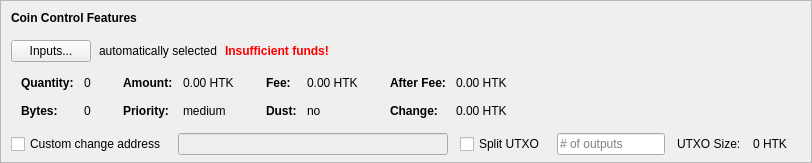
    <widget class="QFrame" name="frameCoinControl">
     <property name="sizePolicy">
      <sizepolicy hsizetype="Expanding" vsizetype="Expanding">
       <horstretch>0</horstretch>
       <verstretch>0</verstretch>
      </sizepolicy>
     </property>
     <property name="maximumSize">
      <size>
       <width>16777215</width>
       <height>16777215</height>
      </size>
     </property>
     <property name="frameShape">
      <enum>QFrame::StyledPanel</enum>
     </property>
     <property name="frameShadow">
      <enum>QFrame::Sunken</enum>
     </property>
     <layout class="QVBoxLayout" name="verticalLayoutCoinControl2">
      <property name="spacing">
       <number>0</number>
      </property>
      <property name="leftMargin">
       <number>0</number>
      </property>
      <property name="topMargin">
       <number>0</number>
      </property>
      <property name="rightMargin">
       <number>0</number>
      </property>
      <property name="bottomMargin">
       <number>6</number>
      </property>
      <item>
       <layout class="QVBoxLayout" name="verticalLayoutCoinControl" stretch="0,0,0,0,1">
        <property name="spacing">
         <number>0</number>
        </property>
        <property name="leftMargin">
         <number>10</number>
        </property>
        <property name="topMargin">
         <number>10</number>
        </property>
        <item>
         <layout class="QHBoxLayout" name="horizontalLayoutCoinControl1">
          <property name="bottomMargin">
           <number>15</number>
          </property>
          <item>
           <widget class="QLabel" name="labelCoinControlFeatures">
            <property name="sizePolicy">
             <sizepolicy hsizetype="Preferred" vsizetype="Maximum">
              <horstretch>0</horstretch>
              <verstretch>0</verstretch>
             </sizepolicy>
            </property>
            <property name="font">
             <font>
              <weight>75</weight>
              <bold>true</bold>
             </font>
            </property>
            <property name="styleSheet">
             <string notr="true">font-weight:bold;</string>
            </property>
            <property name="text">
             <string>Coin Control Features</string>
            </property>
           </widget>
          </item>
         </layout>
        </item>
        <item>
         <layout class="QHBoxLayout" name="horizontalLayoutCoinControl2" stretch="0,0,0,0">
          <property name="spacing">
           <number>8</number>
          </property>
          <property name="bottomMargin">
           <number>10</number>
          </property>
          <item>
           <widget class="QPushButton" name="pushButtonCoinControl">
            <property name="styleSheet">
             <string notr="true"/>
            </property>
            <property name="text">
             <string>Inputs...</string>
            </property>
            <property name="autoDefault">
             <bool>false</bool>
            </property>
           </widget>
          </item>
          <item>
           <widget class="QLabel" name="labelCoinControlAutomaticallySelected">
            <property name="text">
             <string>automatically selected</string>
            </property>
            <property name="margin">
             <number>5</number>
            </property>
           </widget>
          </item>
          <item>
           <widget class="QLabel" name="labelCoinControlInsuffFunds">
            <property name="font">
             <font>
              <weight>75</weight>
              <bold>true</bold>
             </font>
            </property>
            <property name="styleSheet">
             <string notr="true">color:red;font-weight:bold;</string>
            </property>
            <property name="text">
             <string>Insufficient funds!</string>
            </property>
            <property name="margin">
             <number>5</number>
            </property>
           </widget>
          </item>
          <item>
           <spacer name="horizontalSpacerCoinControl">
            <property name="orientation">
             <enum>Qt::Horizontal</enum>
            </property>
            <property name="sizeHint" stdset="0">
             <size>
              <width>40</width>
              <height>1</height>
             </size>
            </property>
           </spacer>
          </item>
         </layout>
        </item>
        <item>
         <widget class="QWidget" name="widgetCoinControl" native="true">
          <property name="sizePolicy">
           <sizepolicy hsizetype="Preferred" vsizetype="Preferred">
            <horstretch>0</horstretch>
            <verstretch>0</verstretch>
           </sizepolicy>
          </property>
          <property name="minimumSize">
           <size>
            <width>0</width>
            <height>0</height>
           </size>
          </property>
          <property name="styleSheet">
           <string notr="true"/>
          </property>
          <layout class="QHBoxLayout" name="horizontalLayoutCoinControl5">
           <property name="leftMargin">
            <number>0</number>
           </property>
           <property name="topMargin">
            <number>0</number>
           </property>
           <property name="rightMargin">
            <number>0</number>
           </property>
           <property name="bottomMargin">
            <number>0</number>
           </property>
           <item>
            <layout class="QHBoxLayout" name="horizontalLayoutCoinControl3" stretch="0,0,0,1">
             <property name="spacing">
              <number>20</number>
             </property>
             <property name="topMargin">
              <number>0</number>
             </property>
             <property name="bottomMargin">
              <number>10</number>
             </property>
             <item>
              <layout class="QFormLayout" name="formLayoutCoinControl1">
               <property name="horizontalSpacing">
                <number>10</number>
               </property>
               <property name="verticalSpacing">
                <number>14</number>
               </property>
               <property name="leftMargin">
                <number>10</number>
               </property>
               <property name="topMargin">
                <number>4</number>
               </property>
               <property name="rightMargin">
                <number>6</number>
               </property>
               <item row="0" column="0">
                <widget class="QLabel" name="labelCoinControlQuantityText">
                 <property name="font">
                  <font>
                   <weight>75</weight>
                   <bold>true</bold>
                  </font>
                 </property>
                 <property name="text">
                  <string>Quantity:</string>
                 </property>
                 <property name="margin">
                  <number>0</number>
                 </property>
                </widget>
               </item>
               <item row="0" column="1">
                <widget class="QLabel" name="labelCoinControlQuantity">
                 <property name="cursor">
                  <cursorShape>IBeamCursor</cursorShape>
                 </property>
                 <property name="contextMenuPolicy">
                  <enum>Qt::ActionsContextMenu</enum>
                 </property>
                 <property name="text">
                  <string notr="true">0</string>
                 </property>
                 <property name="margin">
                  <number>0</number>
                 </property>
                 <property name="textInteractionFlags">
                  <set>Qt::LinksAccessibleByMouse|Qt::TextSelectableByKeyboard|Qt::TextSelectableByMouse</set>
                 </property>
                </widget>
               </item>
               <item row="1" column="0">
                <widget class="QLabel" name="labelCoinControlBytesText">
                 <property name="font">
                  <font>
                   <weight>75</weight>
                   <bold>true</bold>
                  </font>
                 </property>
                 <property name="text">
                  <string>Bytes:</string>
                 </property>
                </widget>
               </item>
               <item row="1" column="1">
                <widget class="QLabel" name="labelCoinControlBytes">
                 <property name="cursor">
                  <cursorShape>IBeamCursor</cursorShape>
                 </property>
                 <property name="contextMenuPolicy">
                  <enum>Qt::ActionsContextMenu</enum>
                 </property>
                 <property name="text">
                  <string notr="true">0</string>
                 </property>
                 <property name="textInteractionFlags">
                  <set>Qt::LinksAccessibleByMouse|Qt::TextSelectableByKeyboard|Qt::TextSelectableByMouse</set>
                 </property>
                </widget>
               </item>
              </layout>
             </item>
             <item>
              <layout class="QFormLayout" name="formLayoutCoinControl2">
               <property name="horizontalSpacing">
                <number>10</number>
               </property>
               <property name="verticalSpacing">
                <number>14</number>
               </property>
               <property name="leftMargin">
                <number>6</number>
               </property>
               <property name="topMargin">
                <number>4</number>
               </property>
               <property name="rightMargin">
                <number>6</number>
               </property>
               <item row="0" column="0">
                <widget class="QLabel" name="labelCoinControlAmountText">
                 <property name="font">
                  <font>
                   <weight>75</weight>
                   <bold>true</bold>
                  </font>
                 </property>
                 <property name="text">
                  <string>Amount:</string>
                 </property>
                 <property name="margin">
                  <number>0</number>
                 </property>
                </widget>
               </item>
               <item row="0" column="1">
                <widget class="QLabel" name="labelCoinControlAmount">
                 <property name="cursor">
                  <cursorShape>IBeamCursor</cursorShape>
                 </property>
                 <property name="contextMenuPolicy">
                  <enum>Qt::ActionsContextMenu</enum>
                 </property>
                 <property name="text">
                  <string notr="true">0.00 HTK</string>
                 </property>
                 <property name="textInteractionFlags">
                  <set>Qt::LinksAccessibleByMouse|Qt::TextSelectableByKeyboard|Qt::TextSelectableByMouse</set>
                 </property>
                </widget>
               </item>
               <item row="1" column="0">
                <widget class="QLabel" name="labelCoinControlPriorityText">
                 <property name="font">
                  <font>
                   <weight>75</weight>
                   <bold>true</bold>
                  </font>
                 </property>
                 <property name="text">
                  <string>Priority:</string>
                 </property>
                </widget>
               </item>
               <item row="1" column="1">
                <widget class="QLabel" name="labelCoinControlPriority">
                 <property name="cursor">
                  <cursorShape>IBeamCursor</cursorShape>
                 </property>
                 <property name="contextMenuPolicy">
                  <enum>Qt::ActionsContextMenu</enum>
                 </property>
                 <property name="text">
                  <string>medium</string>
                 </property>
                 <property name="textInteractionFlags">
                  <set>Qt::LinksAccessibleByMouse|Qt::TextSelectableByKeyboard|Qt::TextSelectableByMouse</set>
                 </property>
                </widget>
               </item>
              </layout>
             </item>
             <item>
              <layout class="QFormLayout" name="formLayoutCoinControl3">
               <property name="horizontalSpacing">
                <number>10</number>
               </property>
               <property name="verticalSpacing">
                <number>14</number>
               </property>
               <property name="leftMargin">
                <number>6</number>
               </property>
               <property name="topMargin">
                <number>4</number>
               </property>
               <property name="rightMargin">
                <number>6</number>
               </property>
               <item row="0" column="0">
                <widget class="QLabel" name="labelCoinControlFeeText">
                 <property name="font">
                  <font>
                   <weight>75</weight>
                   <bold>true</bold>
                  </font>
                 </property>
                 <property name="text">
                  <string>Fee:</string>
                 </property>
                 <property name="margin">
                  <number>0</number>
                 </property>
                </widget>
               </item>
               <item row="0" column="1">
                <widget class="QLabel" name="labelCoinControlFee">
                 <property name="cursor">
                  <cursorShape>IBeamCursor</cursorShape>
                 </property>
                 <property name="contextMenuPolicy">
                  <enum>Qt::ActionsContextMenu</enum>
                 </property>
                 <property name="text">
                  <string notr="true">0.00 HTK</string>
                 </property>
                 <property name="textInteractionFlags">
                  <set>Qt::LinksAccessibleByMouse|Qt::TextSelectableByKeyboard|Qt::TextSelectableByMouse</set>
                 </property>
                </widget>
               </item>
               <item row="1" column="0">
                <widget class="QLabel" name="labelCoinControlLowOutputText">
                 <property name="font">
                  <font>
                   <weight>75</weight>
                   <bold>true</bold>
                  </font>
                 </property>
                 <property name="text">
                  <string>Dust:</string>
                 </property>
                </widget>
               </item>
               <item row="1" column="1">
                <widget class="QLabel" name="labelCoinControlLowOutput">
                 <property name="cursor">
                  <cursorShape>IBeamCursor</cursorShape>
                 </property>
                 <property name="contextMenuPolicy">
                  <enum>Qt::ActionsContextMenu</enum>
                 </property>
                 <property name="text">
                  <string>no</string>
                 </property>
                 <property name="textInteractionFlags">
                  <set>Qt::LinksAccessibleByMouse|Qt::TextSelectableByKeyboard|Qt::TextSelectableByMouse</set>
                 </property>
                </widget>
               </item>
              </layout>
             </item>
             <item>
              <layout class="QFormLayout" name="formLayoutCoinControl4">
               <property name="horizontalSpacing">
                <number>10</number>
               </property>
               <property name="verticalSpacing">
                <number>14</number>
               </property>
               <property name="leftMargin">
                <number>6</number>
               </property>
               <property name="topMargin">
                <number>4</number>
               </property>
               <property name="rightMargin">
                <number>6</number>
               </property>
               <item row="0" column="0">
                <widget class="QLabel" name="labelCoinControlAfterFeeText">
                 <property name="font">
                  <font>
                   <weight>75</weight>
                   <bold>true</bold>
                  </font>
                 </property>
                 <property name="text">
                  <string>After Fee:</string>
                 </property>
                 <property name="margin">
                  <number>0</number>
                 </property>
                </widget>
               </item>
               <item row="0" column="1">
                <widget class="QLabel" name="labelCoinControlAfterFee">
                 <property name="cursor">
                  <cursorShape>IBeamCursor</cursorShape>
                 </property>
                 <property name="contextMenuPolicy">
                  <enum>Qt::ActionsContextMenu</enum>
                 </property>
                 <property name="text">
                  <string notr="true">0.00 HTK</string>
                 </property>
                 <property name="textInteractionFlags">
                  <set>Qt::LinksAccessibleByMouse|Qt::TextSelectableByKeyboard|Qt::TextSelectableByMouse</set>
                 </property>
                </widget>
               </item>
               <item row="1" column="0">
                <widget class="QLabel" name="labelCoinControlChangeText">
                 <property name="font">
                  <font>
                   <weight>75</weight>
                   <bold>true</bold>
                  </font>
                 </property>
                 <property name="text">
                  <string>Change:</string>
                 </property>
                </widget>
               </item>
               <item row="1" column="1">
                <widget class="QLabel" name="labelCoinControlChange">
                 <property name="cursor">
                  <cursorShape>IBeamCursor</cursorShape>
                 </property>
                 <property name="contextMenuPolicy">
                  <enum>Qt::ActionsContextMenu</enum>
                 </property>
                 <property name="text">
                  <string notr="true">0.00 HTK</string>
                 </property>
                 <property name="textInteractionFlags">
                  <set>Qt::LinksAccessibleByMouse|Qt::TextSelectableByKeyboard|Qt::TextSelectableByMouse</set>
                 </property>
                </widget>
               </item>
              </layout>
             </item>
            </layout>
           </item>
          </layout>
         </widget>
        </item>
        <item>
         <layout class="QHBoxLayout" name="horizontalLayoutCoinControl4" stretch="0,0,0,0,0,0,0">
          <property name="spacing">
           <number>12</number>
          </property>
          <property name="sizeConstraint">
           <enum>QLayout::SetDefaultConstraint</enum>
          </property>
          <property name="topMargin">
           <number>5</number>
          </property>
          <property name="rightMargin">
           <number>5</number>
          </property>
          <item>
           <widget class="QCheckBox" name="checkBoxCoinControlChange">
            <property name="toolTip">
             <string>If this is activated, but the change address is empty or invalid, change will be sent to a newly generated address.</string>
            </property>
            <property name="text">
             <string>Custom change address</string>
            </property>
           </widget>
          </item>
          <item>
           <widget class="QValidatedLineEdit" name="lineEditCoinControlChange">
            <property name="enabled">
             <bool>false</bool>
            </property>
            <property name="sizePolicy">
             <sizepolicy hsizetype="Expanding" vsizetype="Fixed">
              <horstretch>0</horstretch>
              <verstretch>0</verstretch>
             </sizepolicy>
            </property>
           </widget>
          </item>
          <item>
           <widget class="QCheckBox" name="splitBlockCheckBox">
            <property name="text">
             <string>Split UTXO</string>
            </property>
           </widget>
          </item>
          <item>
           <widget class="QLineEdit" name="splitBlockLineEdit">
            <property name="sizePolicy">
             <sizepolicy hsizetype="Fixed" vsizetype="Fixed">
              <horstretch>50</horstretch>
              <verstretch>0</verstretch>
             </sizepolicy>
            </property>
            <property name="placeholderText">
             <string># of outputs</string>
            </property>
           </widget>
          </item>
          <item>
           <widget class="QLabel" name="labelBlockSizeText">
            <property name="text">
             <string>UTXO Size:</string>
            </property>
           </widget>
          </item>
          <item>
           <widget class="QLabel" name="labelBlockSize">
            <property name="text">
             <string>0 HTK</string>
            </property>
           </widget>
          </item>
          <item>
           <widget class="QLabel" name="labelCoinControlChangeLabel">
            <property name="sizePolicy">
             <sizepolicy hsizetype="Preferred" vsizetype="Expanding">
              <horstretch>0</horstretch>
              <verstretch>0</verstretch>
             </sizepolicy>
            </property>
            <property name="minimumSize">
             <size>
              <width>0</width>
              <height>0</height>
             </size>
            </property>
            <property name="text">
             <string/>
            </property>
            <property name="margin">
             <number>3</number>
            </property>
           </widget>
          </item>
         </layout>
        </item>
        <item>
         <spacer name="verticalSpacerCoinControl">
          <property name="orientation">
           <enum>Qt::Vertical</enum>
          </property>
          <property name="sizeHint" stdset="0">
           <size>
            <width>800</width>
            <height>1</height>
           </size>
          </property>
         </spacer>
        </item>
       </layout>
      </item>
     </layout>
    </widget>
